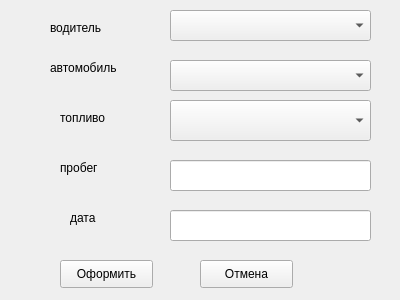
<?xml version="1.0" encoding="UTF-8"?>
<ui version="4.0">
 <class>Add</class>
 <widget class="QWidget" name="Add">
  <property name="geometry">
   <rect>
    <x>0</x>
    <y>0</y>
    <width>400</width>
    <height>300</height>
   </rect>
  </property>
  <property name="windowTitle">
   <string>Form</string>
  </property>
  <widget class="QLineEdit" name="lineEdit_4">
   <property name="geometry">
    <rect>
     <x>170</x>
     <y>160</y>
     <width>201</width>
     <height>31</height>
    </rect>
   </property>
  </widget>
  <widget class="QLineEdit" name="lineEdit_5">
   <property name="geometry">
    <rect>
     <x>170</x>
     <y>210</y>
     <width>201</width>
     <height>31</height>
    </rect>
   </property>
  </widget>
  <widget class="QPushButton" name="pushButton">
   <property name="geometry">
    <rect>
     <x>200</x>
     <y>260</y>
     <width>93</width>
     <height>28</height>
    </rect>
   </property>
   <property name="text">
    <string>Отмена</string>
   </property>
  </widget>
  <widget class="QPushButton" name="pushButton_2">
   <property name="geometry">
    <rect>
     <x>60</x>
     <y>260</y>
     <width>93</width>
     <height>28</height>
    </rect>
   </property>
   <property name="text">
    <string>Оформить</string>
   </property>
  </widget>
  <widget class="QLabel" name="label">
   <property name="geometry">
    <rect>
     <x>50</x>
     <y>60</y>
     <width>91</width>
     <height>16</height>
    </rect>
   </property>
   <property name="text">
    <string>автомобиль</string>
   </property>
  </widget>
  <widget class="QLabel" name="label_2">
   <property name="geometry">
    <rect>
     <x>50</x>
     <y>20</y>
     <width>55</width>
     <height>16</height>
    </rect>
   </property>
   <property name="text">
    <string>водитель</string>
   </property>
  </widget>
  <widget class="QLabel" name="label_3">
   <property name="geometry">
    <rect>
     <x>60</x>
     <y>110</y>
     <width>55</width>
     <height>16</height>
    </rect>
   </property>
   <property name="text">
    <string>топливо</string>
   </property>
  </widget>
  <widget class="QLabel" name="label_4">
   <property name="geometry">
    <rect>
     <x>60</x>
     <y>160</y>
     <width>55</width>
     <height>16</height>
    </rect>
   </property>
   <property name="text">
    <string>пробег</string>
   </property>
  </widget>
  <widget class="QLabel" name="label_5">
   <property name="geometry">
    <rect>
     <x>70</x>
     <y>210</y>
     <width>55</width>
     <height>16</height>
    </rect>
   </property>
   <property name="text">
    <string>дата</string>
   </property>
  </widget>
  <widget class="QComboBox" name="comboBox">
   <property name="geometry">
    <rect>
     <x>170</x>
     <y>10</y>
     <width>201</width>
     <height>31</height>
    </rect>
   </property>
  </widget>
  <widget class="QComboBox" name="comboBox_2">
   <property name="geometry">
    <rect>
     <x>170</x>
     <y>60</y>
     <width>201</width>
     <height>31</height>
    </rect>
   </property>
  </widget>
  <widget class="QComboBox" name="comboBox_3">
   <property name="geometry">
    <rect>
     <x>170</x>
     <y>100</y>
     <width>201</width>
     <height>41</height>
    </rect>
   </property>
  </widget>
 </widget>
 <resources/>
 <connections/>
</ui>
